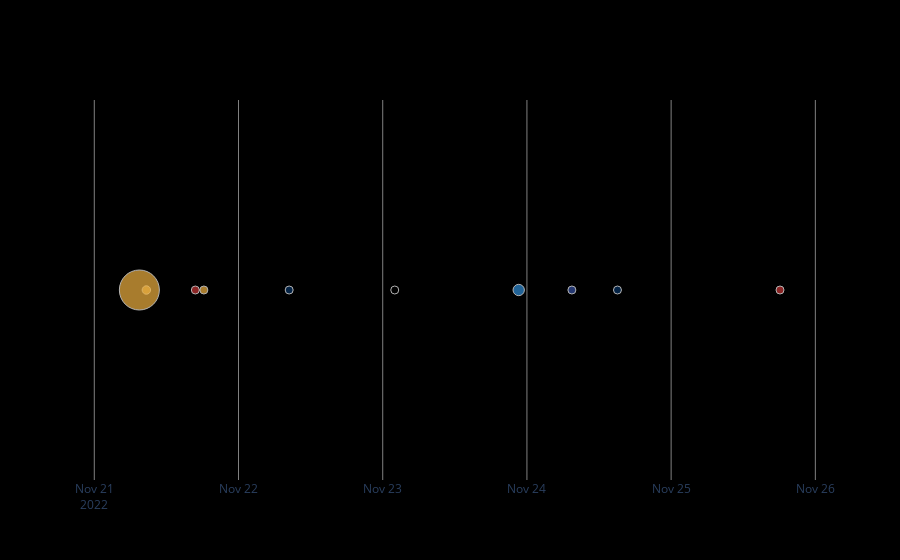

The notebook cell this image was saved under:
### Markdown cell above
Create a diagram of the reach of news reportings and notable Twitter posts.

### Code cell
fig = go.Figure(data=[go.Scatter(
    x = df_news_articles_stats["Date"], 
    y = df_news_articles_stats["y"],
    name = "Reach of news articles and posts",
    mode = 'markers',
    text = df_news_articles_stats["News agency"],
    marker = dict(
        color = df_news_articles_stats["Color"],
        size = df_news_articles_stats["Total number of engagements"],
        sizemode = 'area',
        sizeref = 2.*max(df_news_articles_stats["Total number of engagements"])/(40.**2),
        sizemin = 4
    ),
    hovertemplate = "News agency: %{text} <br>Reach: %{marker.size} <extra></extra>"

)])

fig.update_yaxes(visible=False)
fig.update_layout(paper_bgcolor="rgb(0,0,0,0)")
fig.update_layout(plot_bgcolor="rgb(0,0,0,0)")
fig.update_xaxes(showgrid=True, gridwidth=1, gridcolor='grey')
fig.show()
fig.write_html("html/reach.html", include_plotlyjs="cdn", full_html = False)

### Figure 1 — Plotly figure (JSON) as saved in the notebook; plotly's stock layout.template omitted (floating-point values rounded to 4 significant figures)
{"data": [{"hovertemplate": "News agency: %{text} <br>Reach: %{marker.size} <extra></extra>", "marker": {"color": ["rgb(239, 177, 65)", "rgb(47, 141, 216)", "rgb(7, 50, 99)", "rgb(7, 50, 99)", "rgb(199, 54, 54)", "rgb(239, 177, 65)", null, "rgb(239, 177, 65)", "rgb(53, 80, 161)", "rgb(199, 54, 54)"], "size": [6513, 203914, 1657, 16543, 27496, 113264, 2831, 2530000, 14961, 633], "sizemin": 4, "sizemode": "area", "sizeref": 3162.0}, "mode": "markers", "name": "Reach of news articles and posts", "text": ["CBS", "Elon Musk's Twitter", "Fox News", "Fox News", "New York Post", "CBS Mornings Youtube Channel ", "Washington Post", "CBS Mornings", "Newsmax", "New York Post"], "type": "scatter", "x": ["2022-11-21T18:14:00", "2022-11-23T22:38:00", "2022-11-22T08:26:00", "2022-11-24T15:04:00", "2022-11-21T16:49:00", "2022-11-21T08:39:59", "2022-11-23T02:00:00", "2022-11-21T07:30:00", "2022-11-24T07:29:00", "2022-11-25T18:07:00"], "y": [14000, 14000, 14000, 14000, 14000, 14000, 14000, 14000, 14000, 14000]}], "layout": {"paper_bgcolor": "rgb(0,0,0,0)", "plot_bgcolor": "rgb(0,0,0,0)", "xaxis": {"gridcolor": "grey", "gridwidth": 1, "showgrid": true}, "yaxis": {"visible": false}}}
